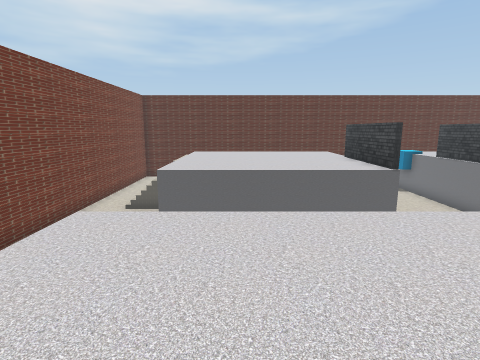
[1] (above)

18 first-person views from a walk through a 3-D level made in the Unity game engine. The camera is 1.3 m above the floor, tilts 10° down and sees 80° across. The floor is counted in squares, 1 m on a side. Each view is taken from the middle of a square. On the plan, view 1 faces up. The plan holds only what a view shows up to about 13 squares ahead; the rest is blank.

[2]
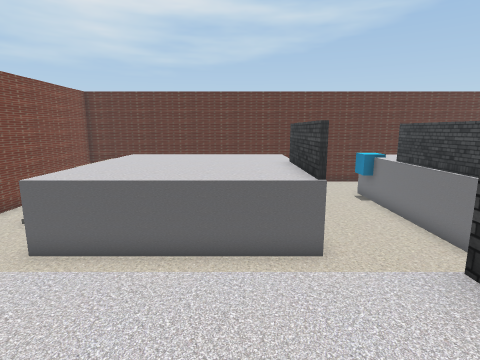

[3]
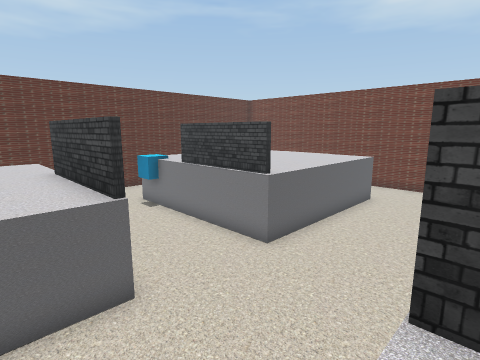

[4]
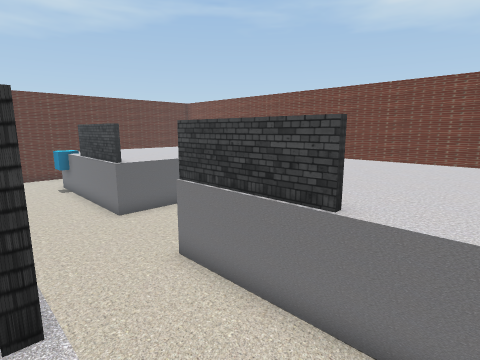

[5]
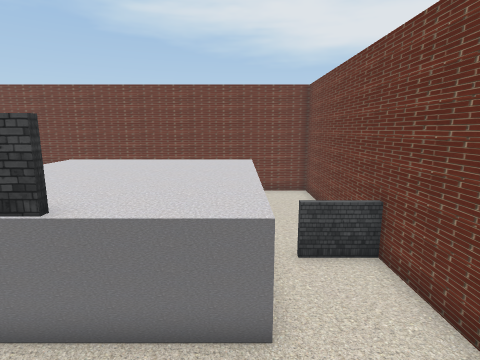

[6]
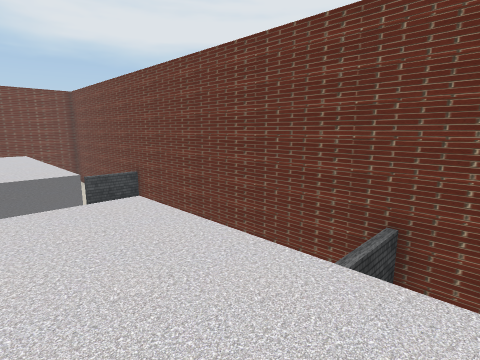

[7]
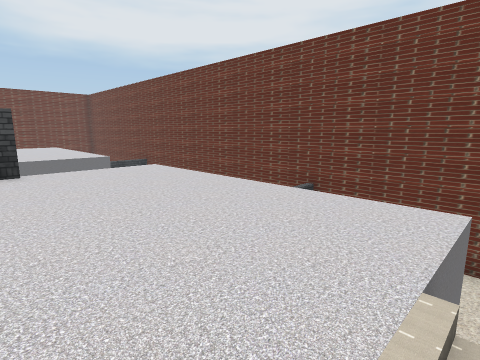

[8]
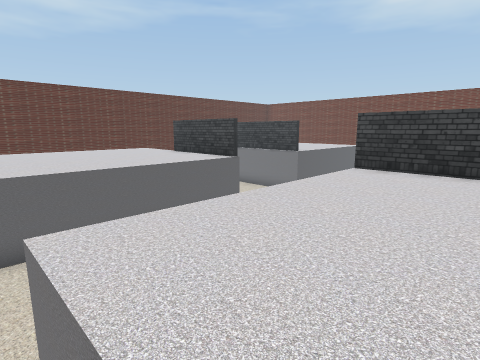

[9]
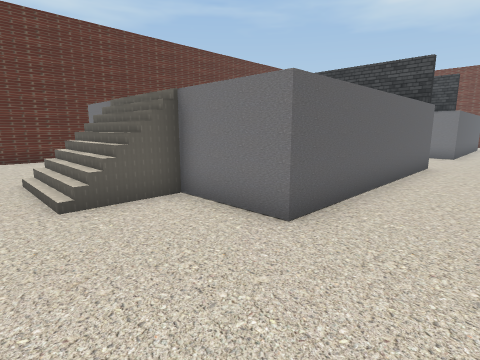

[10]
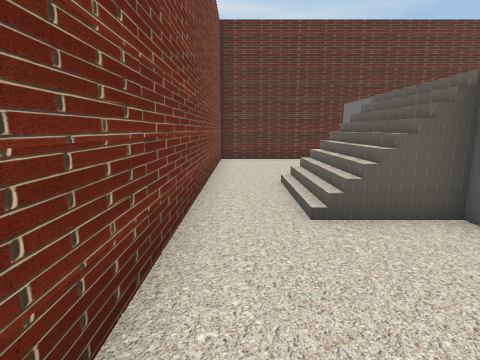

[11]
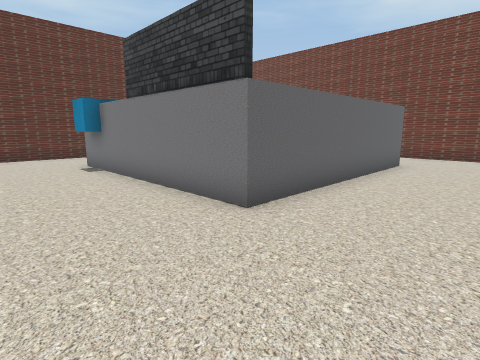

[12]
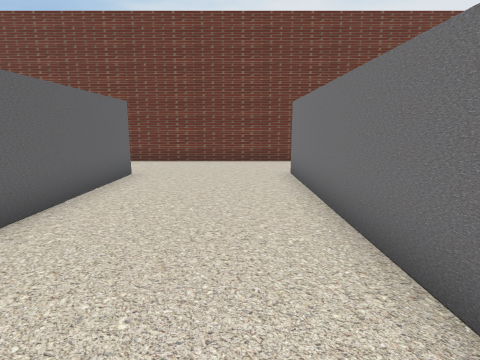

[13]
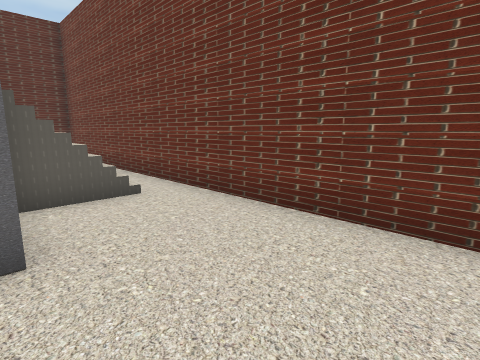

[14]
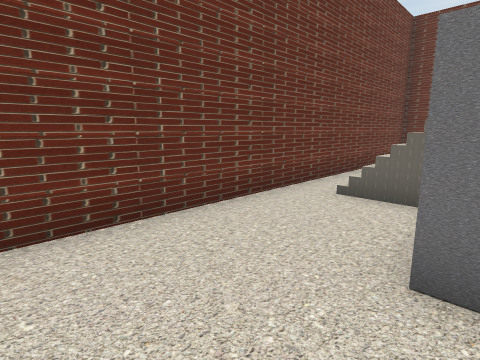

[15]
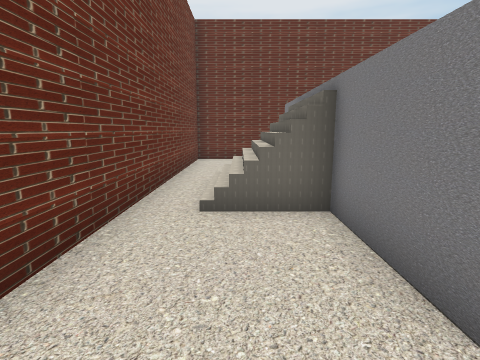

[16]
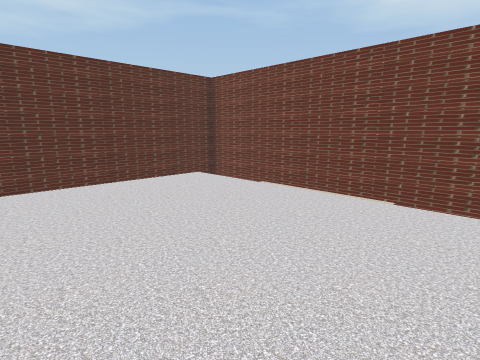

[17]
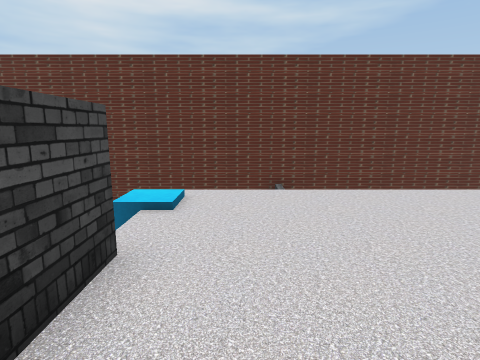

[18]
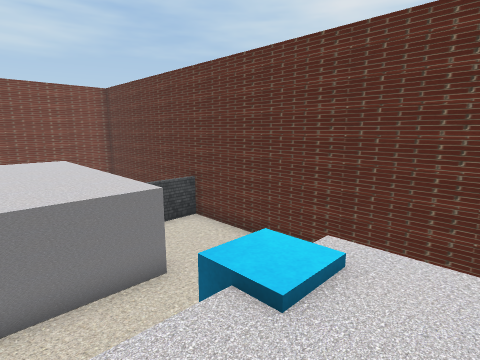

### Floor plan
Key: @ floor where view 1 was taken; # wall or solid block; x gap in a wall; . main floor; : floor 2 m higher than the main floor; / step, stairs or slope; = window, fence, low wall or low ledge; v drop or lower ground; C cube.
Columns run from 7 left of view 1 to 21 right of it. Each row starts with its distance up from view 1.
 21 #############################
 20 #...     #... .... #        #
 19 #...     #... ....          #
 18 #...      .......           #
 17 #....::::::::..../::::::    #
 16 #....::::::::...C/:::::::   #
 15 #.// ::::::::...v::::::::   #
 14 #.///::::::::...x::::::::  .#
 13 #.///:::::::#...=#:::::::  .#
 12 #./##:::::::#...=#::::::://.#
 11 #....:::::::#...=#:::::::...#
 10 #...v:::::::#...=#:::::::...#
  9 #...#vvvvvvv................#
  8 #...........................#
  7  . .....    ................#
  6     ..       ...............#
  5              ...............#
  4     .:::::::#...# :::::::...#
  3     .:::::::#...#   :::::...#
  2     /:::::::#...#  ::::::...#
  1     /:::::: # ..#:::::::://.#
  0     /::@::::#  .x:::::::://.#
 -1     /::::::::   v:::::::://.#
 -2     .::::::::   v::::::::  .#
 -3     .::::::::   v::::::::  .#
 -4     .           .........  .#
 -5     ..   #      ...#.....  .#
 -6     ..   #      ...#       .#
 -7     #########################

Positions as (right, up) in squares from view 1, and headings:
1: (0, 0), facing up
2: (3, 2), facing up
3: (3, 4), facing up-right
4: (5, -2), facing up-right
5: (5, -3), facing right
6: (0, -1), facing down-right
7: (-3, 1), facing down-right
8: (-3, 1), facing up-right
9: (-6, 7), facing up-right
10: (-6, 8), facing up
11: (6, 6), facing up-right
12: (9, 6), facing right
13: (17, 6), facing up-right
14: (17, 7), facing down-right
15: (19, 6), facing down
16: (12, 10), facing up-right
17: (11, 11), facing up
18: (11, 14), facing up-left
